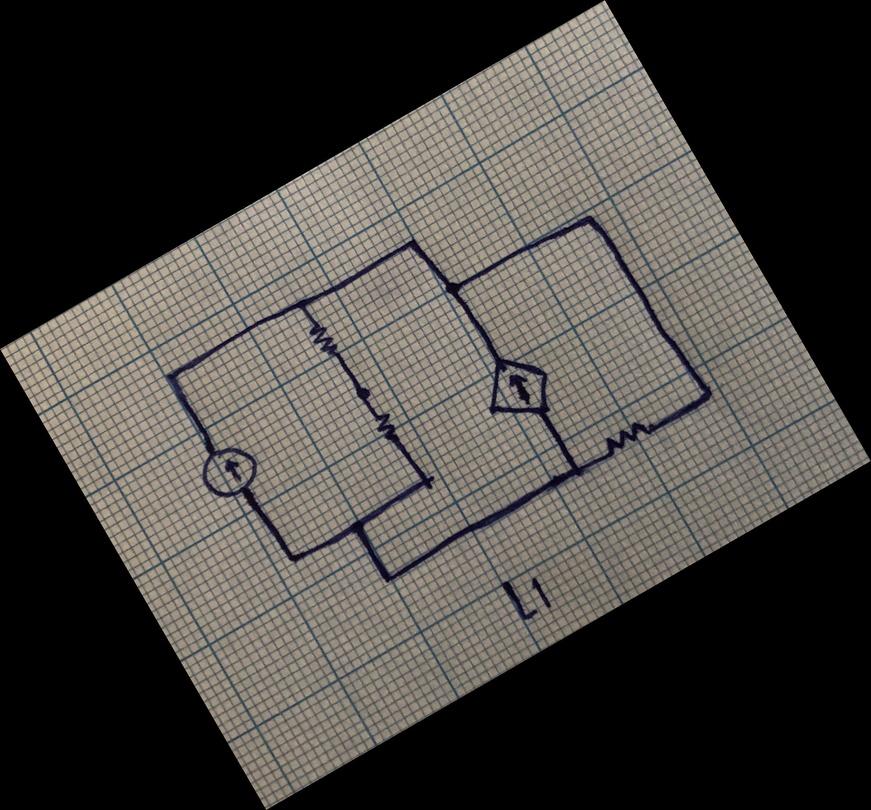
#> input picture MidtermSamples/im1.jpg, 871 x 810 px, shrunk from 2510 x 2335 before the run
$ python -i phase2.py   (imports and definitions only)
#> lines starting #> are read from the running program, lines starting #| are printed output that depends on the picture; after the words box and inside, x2 and y2 are one past the last pixel; in counts of white or black regions, pixels touching at a corner belong together
#> further down, picture is the input picture: shape (810, 871, 3); mean B, G, R 62.1, 66.1, 69
import numpy
import cv2
import math
from scipy import ndimage

def auto_rotate(img):

    img_edges = cv2.Canny(img, 100, 100, apertureSize=3)
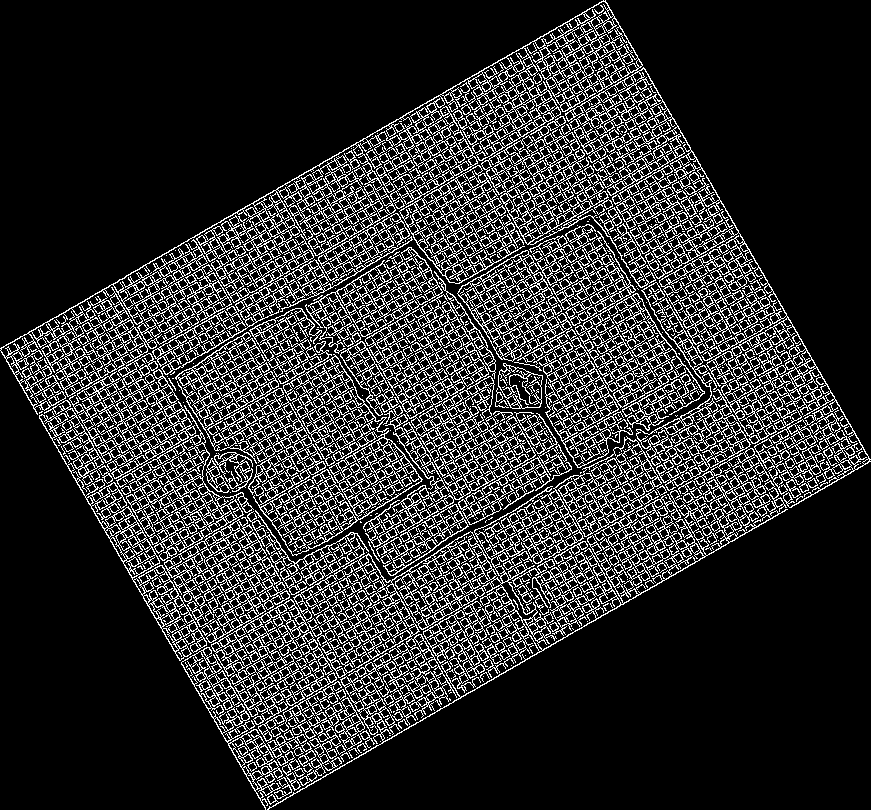
#> img_edges: shape (810, 871); 17.6% white in thin lines or dots
    lines = cv2.HoughLinesP(img_edges, 1, math.pi / 180.0, 100, minLineLength=100, maxLineGap=5)
#> lines = 401 rows, first 6: [267, 809, 870, 461], [181, 662, 533, 459], [1, 348, 603, 1], [258, 505, 495, 369], [456, 609, 832, 400], [5, 358, 181, 257]

    angles = []

    for x1, y1, x2, y2 in lines[0]:
        cv2.line(img, (x1, y1), (x2, y2), (255, 0, 0), 3)
        angle = math.degrees(math.atan2(y2 - y1, x2 - x1))
        angles.append(angle)
#> this loop made 1 pass
#> (x1, y1, x2, y2, angle) on pass 1: (267, 809, 870, 461, -29.99)
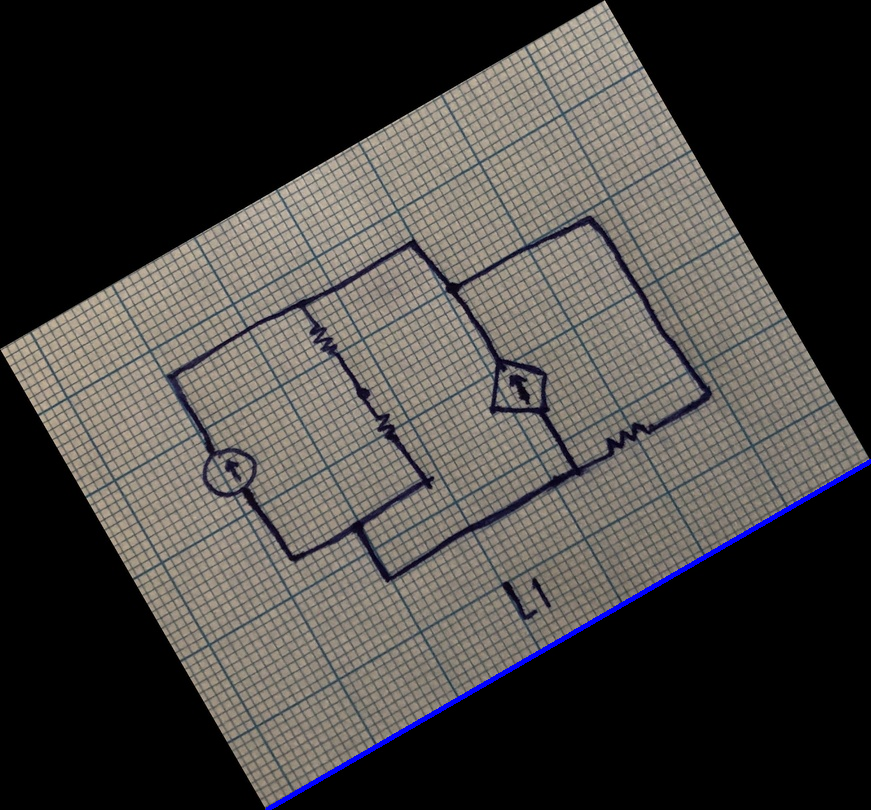
#> img: shape (810, 871, 3); 0.49% of pixels changed, all inside (x1, y1, x2, y2) = (265, 459, 871, 810)
#> after the loop, angles = [-29.99]

    median_angle = numpy.median(angles)
#> median_angle = -29.99
    img_rotated = ndimage.rotate(img, median_angle)
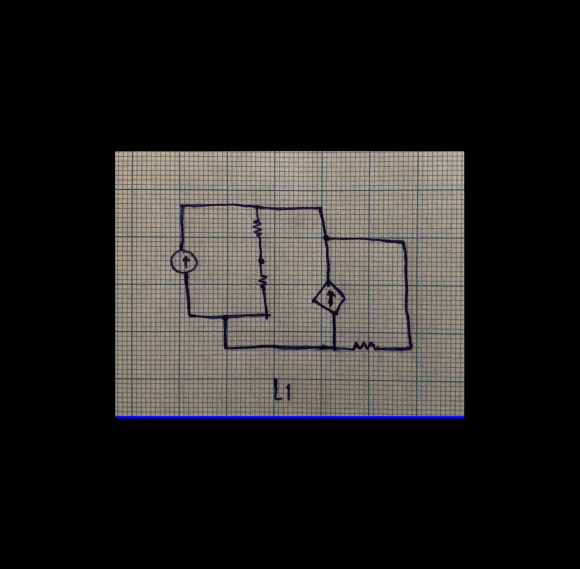
#> img_rotated: shape (1137, 1159, 3) (shown at 1/2 size); mean B, G, R 33.8, 35.3, 36.8

    return img_rotated

>>> import cv2
>>> picture = cv2.imread('MidtermSamples/im1.jpg')
>>> result = auto_rotate(picture)

$ run again, on MidtermSamples/im4.jpg
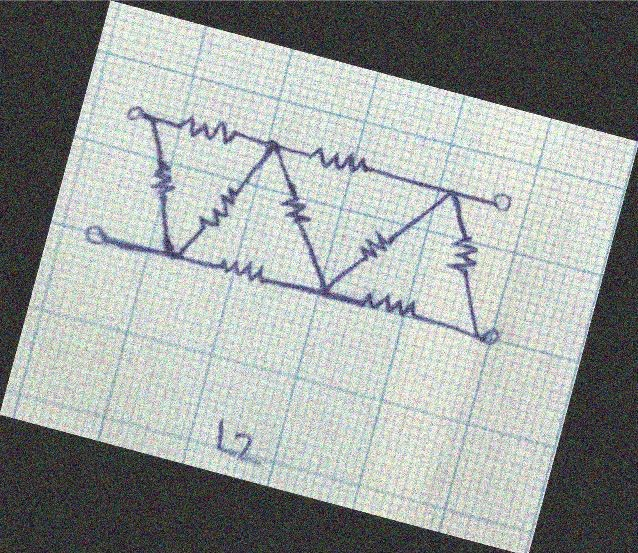
#> input picture MidtermSamples/im4.jpg, 638 x 553 px
#> picture is the input picture: shape (553, 638, 3); mean B, G, R 155.6, 157.9, 153.1
#> in auto_rotate, `img_edges = cv2.Canny(img, 100, 100, apertureSize=3)`:
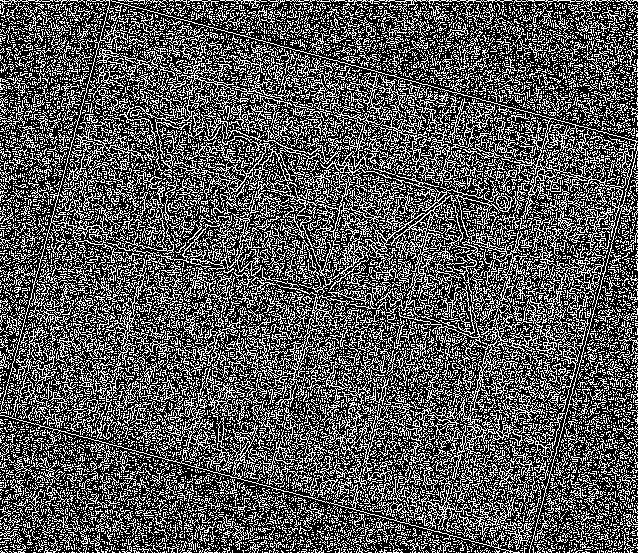
#> img_edges: shape (553, 638); 33.9% white in thin lines or dots
#> lines = 175 rows, first 6: [0, 415, 514, 552], [160, 22, 312, 174], [130, 77, 311, 258], [256, 159, 360, 263], [392, 228, 509, 111], [280, 323, 392, 435]
#> the loop in auto_rotate, `for x1, y1, x2, y2 in lines[0]:` made 1 pass
#> (x1, y1, x2, y2, angle) on pass 1: (0, 415, 514, 552, 14.92)
#> after the loop in auto_rotate, `for x1, y1, x2, y2 in lines[0]:`: angles = [14.92]
#> median_angle = 14.92
#> in auto_rotate, `img_rotated = ndimage.rotate(img, median_angle)`:
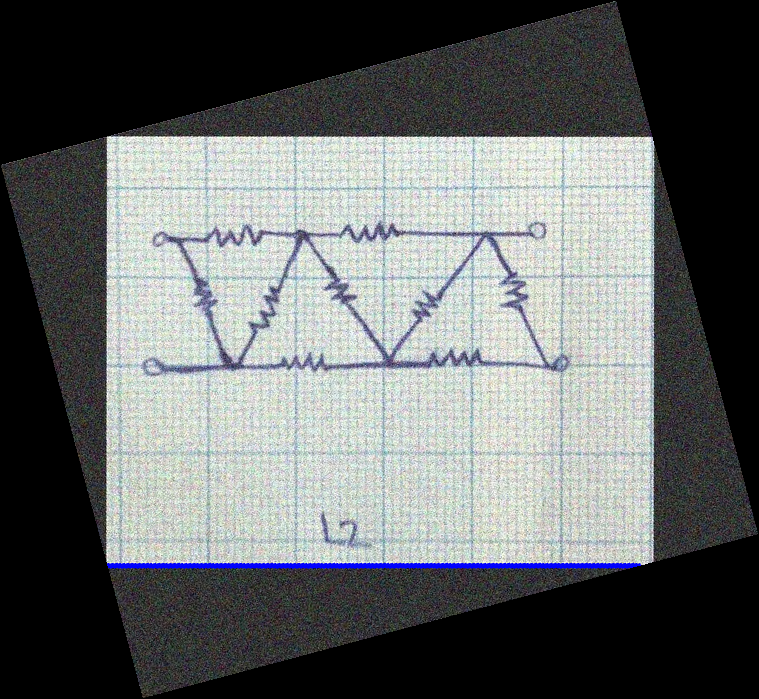
#> img_rotated: shape (699, 759, 3); mean B, G, R 104, 104.2, 101.1
